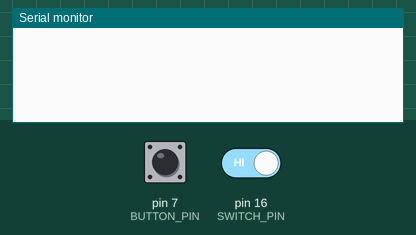
This sketch was run on a simulated Arduino Leonardo, built with avr-gcc and run on an emulated ATmega32U4. Parts: the last lines printed to the serial monitor. The inputs (shaded band) are chosen by the test bench; at power-on: pin 7 (BUTTON_PIN) HIGH, pin 16 (SWITCH_PIN) HIGH. USB keyboard and mouse output is not drawn.

Above: at 1.2 s.
1.3 s: pin 7 (BUTTON_PIN) pulled LOW for 0.15 s
At 2.6 s:
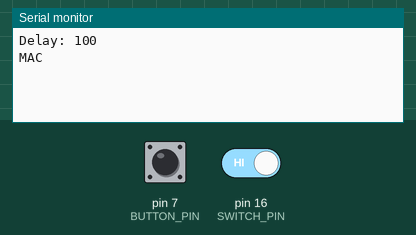
2.9 s: pin 7 (BUTTON_PIN) driven LOW and pin 16 (SWITCH_PIN) driven LOW
At 3.8 s:
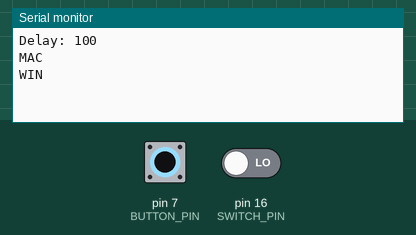

Measured:
- after the input at 1.3 s, the serial monitor: prints a new line at once (image 1)
- after the input at 2.9 s, the serial monitor: prints a new line at once (image 2)

The sketch:

zoom-mute.ino
```cpp
#include <HID-Project.h>
#include <HID-Settings.h>
#include <JC_Button.h>

const byte BUTTON_PIN = 7;
const byte SWITCH_PIN = 16;
const Button btn(BUTTON_PIN);

template <int N> struct KeyCombo {
  static const int size = N;
  KeyboardKeycode keys[N];
  int delay_ms;
};

const KeyCombo<3> ZOOM_MAC_MUTE_ALL = {
  {KEY_LEFT_GUI, KEY_LEFT_CTRL, KEY_M},
  100
};

const KeyCombo<2> ZOOM_WIN_MUTE_ALL = {
  {KEY_LEFT_ALT, KEY_M},
  0
};

void setup() {
  Serial.begin(9600);

  pinMode(SWITCH_PIN, INPUT_PULLUP);
  btn.begin();
  NKROKeyboard.begin();
}

void loop() {
  btn.read();
  if (btn.wasPressed()) {
    auto switchState = digitalRead(SWITCH_PIN);

    switch(switchState) {
      case HIGH:
        doKeypress(ZOOM_MAC_MUTE_ALL);
        Serial.println("MAC");
        break;
      case LOW:
        doKeypress(ZOOM_WIN_MUTE_ALL);
        Serial.println("WIN");
        break;
      default:
        Serial.println("UNDEFINED SWITCH STATE");
        break;
    }
  }
}

template <int N> void doKeypress(KeyCombo<N> kc){
  for (int i=0; i<kc.size; ++i){
    NKROKeyboard.add(kc.keys[i]);
  }
  NKROKeyboard.send();
  NKROKeyboard.releaseAll();

  // If there's no delay, no need to send a newline
  if (0 != kc.delay_ms) {
    Serial.print("Delay: "); Serial.println(kc.delay_ms);
    delay(kc.delay_ms);
    NKROKeyboard.println();
  }
}

// See key layouts here: https://github.com/NicoHood/HID/blob/master/src/KeyboardLayouts/ImprovedKeylayouts.h
```
